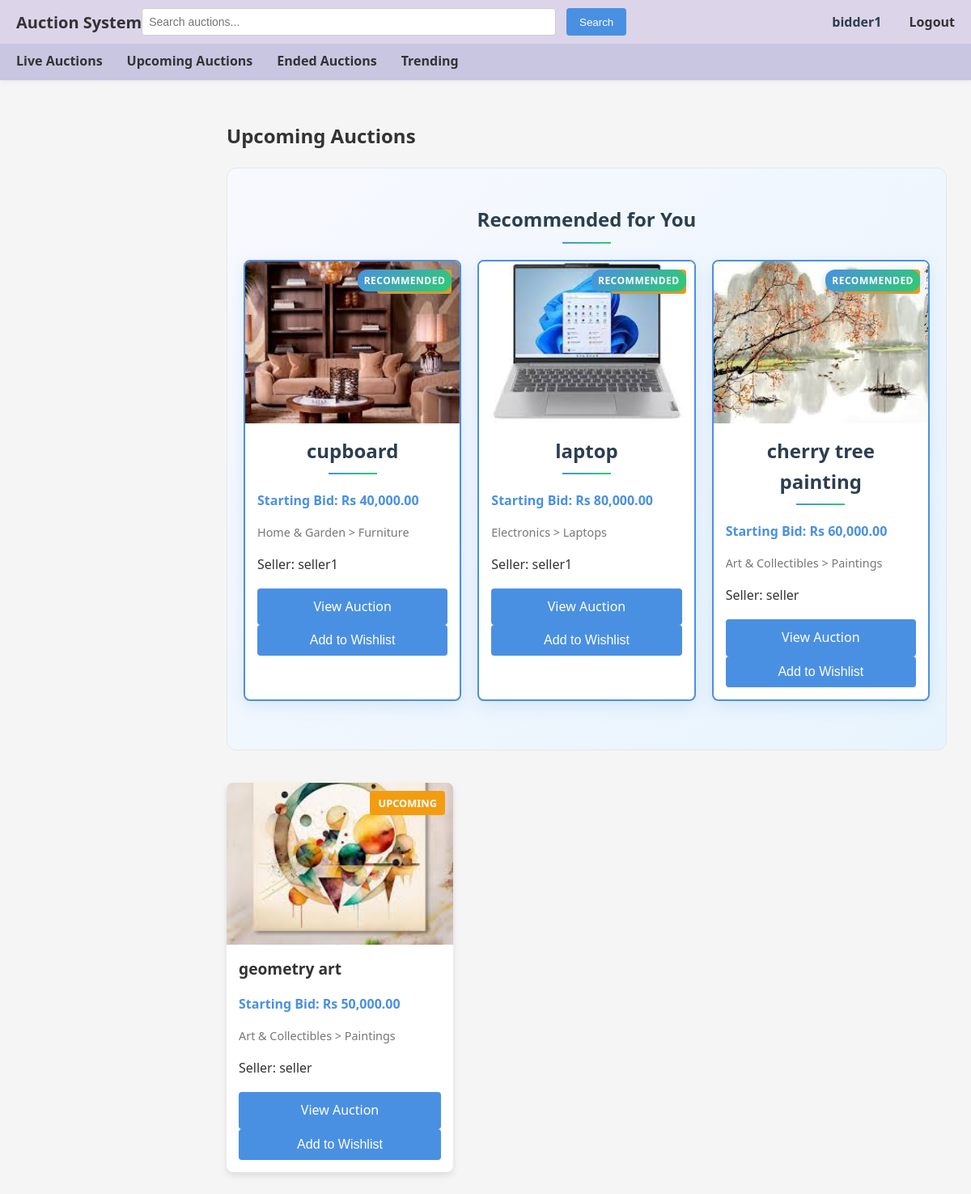
/upcoming (signed in), run on the app's committed database.
### app/models.py (models this page shows, shortened)
class Product(db.Model):
    __tablename__ = 'products'
    id = db.Column(db.Integer, primary_key=True)
    name = db.Column(db.String(200), nullable=False)
    starting_bid = db.Column(db.Float, nullable=False)
    reserve_price = db.Column(db.Float, nullable=True)
    description = db.Column(db.Text, nullable=True)
    keywords = db.Column(db.String(255), nullable=True)
    minimum_interval = db.Column(db.Float, nullable=False, default=1.0)  # Minimum bid increment
    category_id = db.Column(db.Integer, db.ForeignKey('categories.id'), nullable=False)
    subcategory_id = db.Column(db.Integer, db.ForeignKey('subcategories.id'), nullable=False)
    seller_id = db.Column(db.Integer, db.ForeignKey('users.id'), nullable=False)
    image_url = db.Column(db.String(255), nullable=True)  # Store the path to the uploaded image
    created_at = db.Column(db.DateTime, default=datetime.now)
    auctions = db.relationship('Auction', backref='product', lazy=True)

class Category(db.Model):
    __tablename__ = 'categories'
    id = db.Column(db.Integer, primary_key=True)
    name = db.Column(db.String(100), nullable=False, unique=True)
    subcategories = db.relationship('Subcategory', backref='category', lazy=True)
    products = db.relationship('Product', backref='category', lazy=True)

class Subcategory(db.Model):
    __tablename__ = 'subcategories'
    id = db.Column(db.Integer, primary_key=True)
    name = db.Column(db.String(100), nullable=False)
    category_id = db.Column(db.Integer, db.ForeignKey('categories.id'), nullable=False)
    products = db.relationship('Product', backref='subcategory', lazy=True)

class User(db.Model):
    __tablename__ = 'users'
    id = db.Column(db.Integer, primary_key=True)
    username = db.Column(db.String(80), unique=True, nullable=False)
    email = db.Column(db.String(120), unique=True, nullable=False)
    password_hash = db.Column(db.String(256), nullable=False)
    role = db.Column(db.String(20), nullable=False)  # 'bidder' or 'seller'
    status = db.Column(db.String(20), nullable=False, default='pending')  # 'pending', 'accepted', 'rejected'
    created_at = db.Column(db.DateTime, default=datetime.now)
    products = db.relationship('Product', backref='seller', lazy=True)
    bids = db.relationship('Bid', backref='bidder', lazy=True)
    won_auctions = db.relationship('AuctionResult', backref='winner', lazy=True)
    search_history = db.relationship('SearchHistory', backref='user', lazy=True)

### app/main.py (the view)
@main.route('/upcoming')
def upcoming_auction():
    user_id = session.get('user_id')
    upcoming_auctions = Auction.query.filter(
        Auction.start_date > datetime.now()
    ).all()
    products = [a.product for a in upcoming_auctions]
    user_wishlist_product_ids = set()
    if user_id:
        user_wishlist_product_ids = {w.product_id for w in Wishlist.query.filter_by(user_id=user_id).all()}
    recommended_products = []
    if user_id:
        recommended_products = get_recommended_products(user_id, limit=3)
    return render_template('upcoming.html',
                         products=products,
                         recommended_products=recommended_products,
                         user_id=user_id,
                         user_wishlist_product_ids=user_wishlist_product_ids,
                         format_indian_currency=format_indian_currency)

### app/utils.py (called while the page is built)
def format_indian_currency(amount):
    if amount is None:
        return "Rs 0.00"
    amount_str = f"{amount:.2f}"
    parts = amount_str.split('.')
    integer_part = parts[0]
    decimal_part = parts[1]
    if len(integer_part) <= 3:
        formatted_integer = integer_part
    else:
        last_three = integer_part[-3:]
        remaining = integer_part[:-3]
        formatted_remaining = ""
        for i in range(len(remaining)):
            if i > 0 and i % 2 == 0:
                formatted_remaining = "," + formatted_remaining
            formatted_remaining = remaining[-(i+1)] + formatted_remaining
        formatted_integer = formatted_remaining + "," + last_three
    return f"Rs {formatted_integer}.{decimal_part}"

### app/templates/upcoming.html (shortened to what this page needs)
<!DOCTYPE html>
<html>
<head>
  <link rel="stylesheet" href="{{ url_for('static', filename='style.css') }}">
</head>
<body>
  {% include 'bidder_nav.html' %}
  <div class="content">
    <h2>Upcoming Auctions</h2>
    {% if user_id and recommended_products %}
    <div class="recommendations-section">
      <h3>Recommended for You</h3>
      <div class="product-grid recommendations-grid">
        {% for product in recommended_products %}
        <div class="product-card recommended">
          {% if product.image_url %}
          <div class="product-image">
            <img src="{{ url_for('static', filename=product.image_url) }}" alt="{{ product.name }}">
          </div>
          {% else %}
          <div class="product-image no-image"><span>No Image</span></div>
          {% endif %}
          <div class="product-details">
            <h3>{{ product.name }}</h3>
            <p class="product-price">Starting Bid: {{ format_indian_currency(product.starting_bid) }}</p>
            <p class="product-category">{{ product.category.name }} > {{ product.subcategory.name }}</p>
            <p class="product-seller">Seller: {{ product.seller.username }}</p>
            <div class="status-badge upcoming">Upcoming</div>
            <div class="recommendation-badge">Recommended</div>
            <a href="/auction/{{ product.auctions[0].id }}" class="btn view-btn">View Auction</a>
            {% if session.user_id %}
            <button class="btn wishlist-btn" data-product-id="{{ product.id }}">
              {% if user_wishlist_product_ids and product.id in user_wishlist_product_ids %}
              Remove from Wishlist
              {% else %}
              Add to Wishlist
              {% endif %}
            </button>
            {% endif %}
          </div>
        </div>
        {% endfor %}
      </div>
    </div>
    {% endif %}
    <div class="product-grid">
      {% if products %}
        {% for product in products %}
        <div class="product-card">
          {% if product.image_url %}
          <div class="product-image">
            <img src="{{ url_for('static', filename=product.image_url) }}" alt="{{ product.name }}">
          </div>
          {% else %}
          <div class="product-image no-image"><span>No Image</span></div>
          {% endif %}
          <div class="product-details">
            <h3>{{ product.name }}</h3>
            <p class="product-price">Starting Bid: {{ format_indian_currency(product.starting_bid) }}</p>
            <p class="product-category">{{ product.category.name }} > {{ product.subcategory.name }}</p>
            <p class="product-seller">Seller: {{ product.seller.username }}</p>
            <div class="status-badge upcoming">Upcoming</div>
            <a href="/auction/{{ product.auctions[0].id }}" class="btn view-btn">View Auction</a>
            {% if session.user_id %}
            <button class="btn wishlist-btn" data-product-id="{{ product.id }}">
              {% if user_wishlist_product_ids and product.id in user_wishlist_product_ids %}
              Remove from Wishlist
              {% else %}
              Add to Wishlist
              {% endif %}
            </button>
            {% endif %}
          </div>
        </div>
        {% endfor %}
      {% else %}
        <p class="no-products">No upcoming auctions.</p>
      {% endif %}
    </div>
  </div>
</body>
</html>

### app/static/style.css (style rules this page uses)
* { box-sizing: border-box; }
body { margin: 0; padding: 0; font-family: 'Segoe UI', Arial, sans-serif; display: flex; flex-direction: column; background-color: #f5f5f5; color: #333; min-height: 100vh; overflow-x: hidden; }
.content { padding: 30px; flex: 1; line-height: 1.6; width: 100%; box-sizing: border-box; margin: 0 auto; margin-left: 250px; max-width: calc(100vw - 250px); overflow-x: hidden; }
.product-grid { display: grid; grid-template-columns: repeat(auto-fill, minmax(280px, 1fr)); gap: 25px; margin-bottom: 40px; width: 100%; box-sizing: border-box; }
.product-card { background: white; position: relative; border-radius: 8px; overflow: hidden; box-shadow: 0 4px 8px rgba(0,0,0,0.1); transition: transform 0.3s ease, box-shadow 0.3s ease; width: 100%; box-sizing: border-box; }
.product-image { height: 200px; overflow: hidden; position: relative; background: #f0f0f0; }
.product-image img { width: 100%; height: 100%; object-fit: cover; }
.product-details { padding: 15px; }
.product-details h3 { margin-top: 0; margin-bottom: 10px; font-size: 1.2rem; color: #333; }
.product-price { font-weight: bold; color: #4a90e2; margin-bottom: 8px; }
.product-category { color: #777; font-size: 0.9rem; margin-bottom: 15px; }
.view-btn { display: block; text-align: center; background: #4a90e2; color: white; padding: 8px 0; border-radius: 4px; text-decoration: none; transition: background 0.3s ease; }
.status-badge { position: absolute; top: 10px; right: 10px; padding: 5px 10px; border-radius: 4px; color: white; font-size: 0.8rem; font-weight: bold; text-transform: uppercase; z-index: 2; }
.status-badge.upcoming { background-color: #f39c12; }
.btn { background-color: #4a90e2; color: white; padding: 10px 20px; border: none; border-radius: 4px; cursor: pointer; font-size: 16px; width: 100%; transition: background-color 0.2s; }
.recommendations-section { margin-bottom: 40px; padding: 20px; background: linear-gradient(135deg, #f8f9ff 0%, #e8f4fd 100%); border-radius: 12px; border: 1px solid #e1e8ed; }
.recommendations-section h3 { text-align: center; margin-bottom: 20px; color: #2c3e50; font-size: 1.5rem; position: relative; padding-bottom: 10px; }
.recommendations-section h3:after { content: ''; position: absolute; bottom: 0; left: 50%; transform: translateX(-50%); width: 60px; height: 2px; background: linear-gradient(90deg, #4a90e2, #2ecc71); }
.recommendations-grid { grid-template-columns: repeat(auto-fill, minmax(250px, 1fr)); gap: 20px; }
.product-card.recommended { border: 2px solid #4a90e2; box-shadow: 0 6px 20px rgba(74, 144, 226, 0.15); position: relative; }
.recommendation-badge { position: absolute; top: 10px; right: 10px; background: linear-gradient(135deg, #4a90e2, #2ecc71); color: white; padding: 4px 8px; border-radius: 12px; font-size: 0.75rem; font-weight: 600; text-transform: uppercase; letter-spacing: 0.5px; box-shadow: 0 2px 8px rgba(74, 144, 226, 0.3); z-index: 2; }

### data on the page
Product: image_url+name (picture), name "cupboard", starting_bid "Rs 40,000.00", category.name "Home & Garden", subcategory.name "Furniture", seller.username "seller1"
Product: image_url+name (picture), name "laptop", starting_bid "Rs 80,000.00", category.name "Electronics", subcategory.name "Laptops", seller.username "seller1"
Product: image_url (picture), name "cherry tree painting", starting_bid "Rs 60,000.00", category.name "Art & Collectibles", subcategory.name "Paintings", seller.username "seller"
Product: image_url (picture), name "geometry art", starting_bid "Rs 50,000.00", category.name "Art & Collectibles", subcategory.name "Paintings", seller.username "seller"

### other printed values
{{ session.username }} "bidder1"
